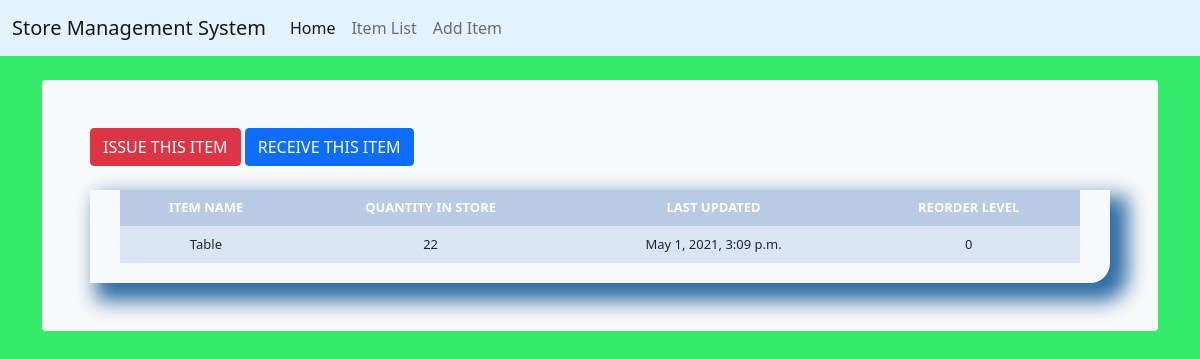
/stock_detail/3/, run on the app's committed database.
### stockmgmt/models.py (models this page shows, shortened)
class Stock(models.Model):
    category = models.ForeignKey(Category, on_delete=models.CASCADE)
    item_name = models.CharField(max_length=50, blank=True, null=True)
    quantity = models.IntegerField(default='0', blank=True, null=True)
    receive_quantity = models.IntegerField(default='0', blank=True, null=True)
    receive_by = models.CharField(max_length=50, blank=True, null=True)
    issue_quantity = models.IntegerField(default='0', blank=True, null=True)
    issue_by = models.CharField(max_length=50, blank=True, null=True)
    issue_to = models.CharField(max_length=50, blank=True, null=True)
    phone_number = models.CharField(max_length=50, blank=True, null=True)
    created_by = models.CharField(max_length=50, blank=True, null=True)
    reorder_level = models.IntegerField(default='0', blank=True, null=True)
    last_updated = models.DateTimeField(auto_now_add=False, auto_now=True)
    timestamp = models.DateTimeField(auto_now_add=True, auto_now=False)
    export_to_CSV = models.BooleanField(default=False)

### stockmgmt/views.py (the view)
# urls.py: path('stock_detail/<str:pk>/', views.stock_detail, name="stock_detail"),
def stock_detail(request, pk):
    queryset = Stock.objects.get(id=pk)
    context = {
        "title": queryset.item_name,
        "queryset": queryset,
    }
    return render(request, "stock_detail.html", context)

### stockmgmt/templates/stock_detail.html (shortened to what this page needs)
{% load static %} {% load crispy_forms_tags %}
<!DOCTYPE html>
<html>
  <head>
    <link
      href="https://cdn.jsdelivr.net/npm/bootstrap@5.0.0-beta3/dist/css/bootstrap.min.css"
      rel="stylesheet"
    />
    <link href="{% static 'css/stylesheet.css' %}" rel="stylesheet" />
  </head>
  <body>
    {% include 'navbar.html' %}
    <div class="container">
      <div class="bg-light p-5 rounded mt-4">
        <a href="{% url 'issue_items' queryset.id %}"
          ><div class="btn btn-danger">ISSUE THIS ITEM</div></a
        >
        <a href="{% url 'receive_items' queryset.id %}"
          ><div class="btn btn-primary">RECEIVE THIS ITEM</div></a
        >
        <br /><br />
        <div class="display_table">
          <table class="table">
            <tr>
              <th>ITEM NAME</th>
              <th>QUANTITY IN STORE</th>
              <th>LAST UPDATED</th>
              <th>REORDER LEVEL</th>
            </tr>
            <tr>
              <td>{{queryset.item_name}}</td>
              <td>{{queryset.quantity}}</td>
              <td>{{queryset.last_updated}}</td>
              <td>{{queryset.reorder_level}}</td>
            </tr>
          </table>
        </div>
      </div>
    </div>
  </body>
</html>

### stockmgmt/static/css/stylesheet.css (style rules this page uses)
body { background-color: #34eb6b; }
.table { font-size: 13px; text-align: center; width: 95%; margin: auto; text-align: center; }
.table tr:nth-child(odd) { background: #B8CAE4 }
.table tr:nth-child(even) { background: #dae5f4 }
th { background-color: #337ab7; color: white; }
.display_table { border-bottom-right-radius: 20px; padding-left: 5px; padding-right: 5px; padding-bottom: 20px; box-shadow: 12px 12px 20px 6px #2e6da4; }

### data on the page
Stock: item_name "Table", quantity "22", last_updated "May 1, 2021, 3:09 p.m.", reorder_level "0"
